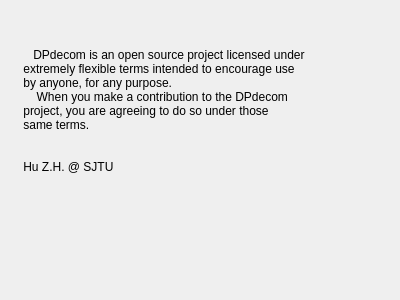
<?xml version="1.0" encoding="UTF-8"?>
<ui version="4.0">
 <class>Dialogabout</class>
 <widget class="QDialog" name="Dialogabout">
  <property name="geometry">
   <rect>
    <x>0</x>
    <y>0</y>
    <width>400</width>
    <height>300</height>
   </rect>
  </property>
  <property name="windowTitle">
   <string>Notes</string>
  </property>
  <widget class="QLabel" name="label">
   <property name="geometry">
    <rect>
     <x>20</x>
     <y>20</y>
     <width>351</width>
     <height>181</height>
    </rect>
   </property>
   <property name="text">
    <string>    DPdecom is an open source project licensed under 
 extremely flexible terms intended to encourage use 
 by anyone, for any purpose. 
     When you make a contribution to the DPdecom 
 project, you are agreeing to do so under those 
 same terms. 
 
 
 Hu Z.H. @ SJTU</string>
   </property>
  </widget>
 </widget>
 <resources/>
 <connections/>
</ui>
